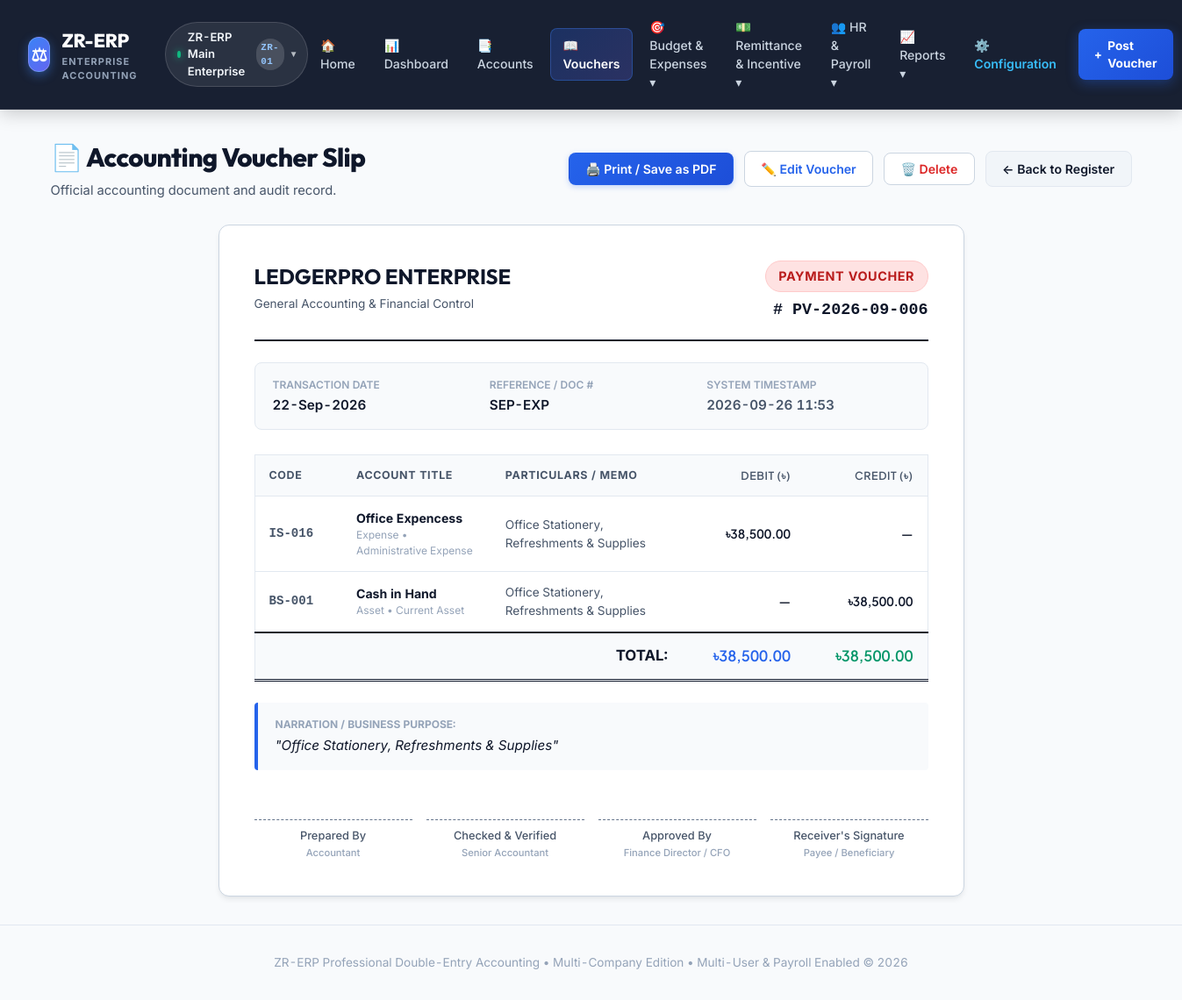
The app's page /vouchers/1251 with its own data.
### app.py (models this page shows, shortened)
class JournalEntry(db.Model):
    __tablename__ = 'journal_entry'
    id = db.Column(db.Integer, primary_key=True)
    voucher_no = db.Column(db.String(50), unique=True, nullable=False, index=True)
    voucher_type = db.Column(db.String(20), nullable=False) # Payment, Receipt, Journal, Contra
    date = db.Column(db.Date, nullable=False, default=date.today)
    reference = db.Column(db.String(100), nullable=True) # Cheque #, Inv #
    narration = db.Column(db.String(500), nullable=False)
    total_amount = db.Column(db.Float, default=0.00)
    attachment = db.Column(db.String(255), nullable=True) # Supporting document filename
    original_filename = db.Column(db.String(255), nullable=True) # Original uploaded filename
    created_at = db.Column(db.DateTime, default=datetime.utcnow)
    lines = db.relationship('TransactionLine', backref='journal_entry', cascade="all, delete-orphan", lazy=True)

class TransactionLine(db.Model):
    __tablename__ = 'transaction_line'
    id = db.Column(db.Integer, primary_key=True)
    journal_entry_id = db.Column(db.Integer, db.ForeignKey('journal_entry.id'), nullable=False)
    account_id = db.Column(db.Integer, db.ForeignKey('account.id'), nullable=False)
    debit = db.Column(db.Float, default=0.00)
    credit = db.Column(db.Float, default=0.00)
    particulars = db.Column(db.String(255), nullable=True)
    account = db.relationship('Account', backref=db.backref('transactions', lazy=True))

class Account(db.Model):
    __tablename__ = 'account'
    id = db.Column(db.Integer, primary_key=True)
    code = db.Column(db.String(20), unique=True, nullable=False) # e.g. 1010, 1030-01
    name = db.Column(db.String(100), unique=True, nullable=False)
    type = db.Column(db.String(50), nullable=False) # Asset, Liability, Equity, Revenue, Expense
    category = db.Column(db.String(50), nullable=False) # Current Asset, Non-Current Asset, etc.
    parent_id = db.Column(db.Integer, db.ForeignKey('account.id'), nullable=True) # Subledger link
    is_cash_or_bank = db.Column(db.Boolean, default=False)
    opening_balance = db.Column(db.Float, default=0.00)
    balance = db.Column(db.Float, default=0.00)
    parent = db.relationship('Account', remote_side=[id], backref=db.backref('subledgers', lazy=True, cascade='all, delete-orphan'))

### app.py (the view)
@app.route('/vouchers/<voucher_id>')
def view_voucher(voucher_id):
    if str(voucher_id).isdigit():
        voucher = JournalEntry.query.get(int(voucher_id))
    else:
        voucher = JournalEntry.query.filter_by(voucher_no=str(voucher_id)).first()
    if not voucher:
        flash(f'Voucher "{voucher_id}" not found in General Ledger.', 'warning')
        return redirect(url_for('voucher_list'))
    total_debit = sum(line.debit for line in voucher.lines)
    total_credit = sum(line.credit for line in voucher.lines)
    return render_template(
        'vouchers/view_voucher.html',
        voucher=voucher,
        total_debit=total_debit,
        total_credit=total_credit
    )

### app.py (called while the page is built, shortened)
@app.context_processor
def inject_globals():
    user = None
    active_cid = session.get('active_company_id', 1)
    active_company = CompanyManager.get_by_id(active_cid)
    if not active_company:
        active_company = CompanyManager.get_by_id(1)
        session['active_company_id'] = 1
    all_companies = CompanyManager.get_all()
    return {
        'now': datetime.utcnow(),
        'current_user': user,
        'currency': '৳',
        'num_to_words': num_to_words,
        'active_company': active_company,
        'all_companies': all_companies
    }

    def __getitem__(self, key):
        from flask import has_request_context, session
        if has_request_context():
            cid = session.get('active_company_id', 1)
            return CompanyManager.get_engine(cid, metadata=db.metadata)
        return self.default_engine

    def __contains__(self, key):
        return key is None

### company_manager.py (called while the page is built, shortened)
    @property
    def db_path(self):
        if os.path.isabs(self.db_file):
            return self.db_file
        return os.path.join(BASE_DIR, self.db_file)

    @classmethod
    def ensure_storage(cls):
        os.makedirs(COMPANIES_DIR, exist_ok=True)

    @classmethod
    def load_profiles(cls):
        cls.ensure_storage()
        try:
            with open(PROFILES_FILE, 'r', encoding='utf-8') as f:
                data = json.load(f)
                return [CompanyProfile(**item) for item in data]
        except Exception as e:
            print(f"Error loading company profiles: {e}")
            return [CompanyProfile(1, 'ZR-ERP Main Enterprise', 'ZR-01', 'accounting.db')]

    @classmethod
    def get_all(cls):
        return cls.load_profiles()

    @classmethod
    def get_by_id(cls, cid):
        profiles = cls.load_profiles()
        for p in profiles:
            if p.id == int(cid):
                return p
        return profiles[0] if profiles else None

    @classmethod
    def get_engine(cls, cid, metadata=None):
        return cls.get_engine_for_company(cid, metadata=metadata)

    @classmethod
    def get_engine_for_company(cls, cid, metadata=None):
        company = cls.get_by_id(cid)
        if not company:
            company = cls.get_by_id(1)
        db_path = company.db_path
        engine = cls._engines[cid]
        if metadata is not None:
            with engine.begin() as conn:
                metadata.create_all(conn)
        cls._ensure_schema_columns(engine)
        return engine

### templates/vouchers/view_voucher.html (shortened to what this page needs)
{% extends "base.html" %}
{% block content %}
<div class="page-header no-print">
    <div>
        <h1 class="page-title">📄 Accounting Voucher Slip</h1>
        <p class="page-description">Official accounting document and audit record.</p>
    </div>
    <div class="header-actions">
        <button onclick="window.print()" class="btn btn-primary">🖨️ Print / Save as PDF</button>
        <a href="{{ url_for('edit_voucher', voucher_id=voucher.id) }}" class="btn btn-outline" style="color: #2563eb;">✏️ Edit Voucher</a>
        <form method="POST" action="{{ url_for('delete_voucher', voucher_id=voucher.id) }}" onsubmit="return confirm('Are you sure you want to permanently delete voucher {{ voucher.voucher_no }}? This will reverse all ledger entries.');" style="display: inline;">
            <button type="submit" class="btn btn-outline" style="color: var(--danger);">🗑️ Delete</button>
        </form>
        <a href="{{ url_for('voucher_list') }}" class="btn btn-secondary">← Back to Register</a>
    </div>
</div>
<div class="voucher-slip">
    <div class="voucher-slip-header">
        <div>
            <h2 style="font-family: 'Outfit', sans-serif; font-size: 1.5rem; color: var(--primary); margin-bottom: 0.2rem;">
                LEDGERPRO ENTERPRISE
            </h2>
            <div style="font-size: 0.85rem; color: var(--text-secondary);">General Accounting & Financial Control</div>
        </div>
        <div style="text-align: right;">
            <div class="badge badge-{{ voucher.voucher_type|lower }}" style="font-size: 0.9rem; padding: 0.4rem 0.9rem; margin-bottom: 0.4rem;">
                {{ voucher.voucher_type.upper() }} VOUCHER
            </div>
            <div style="font-family: 'JetBrains Mono', monospace; font-size: 1.15rem; font-weight: 700; color: var(--primary);">
                # {{ voucher.voucher_no }}
            </div>
        </div>
    </div>
    <div style="display: grid; grid-template-columns: repeat(3, 1fr); gap: 1rem; margin-bottom: 1.75rem; background-color: #f8fafc; padding: 1rem 1.25rem; border-radius: var(--radius-sm); border: 1px solid var(--border);">
        <div>
            <div style="font-size: 0.75rem; color: var(--text-muted); text-transform: uppercase; font-weight: 600;">Transaction Date</div>
            <div style="font-weight: 600; font-size: 0.95rem; margin-top: 0.15rem;">{{ voucher.date.strftime('%d-%b-%Y') if voucher.date else '' }}</div>
        </div>
        <div>
            <div style="font-size: 0.75rem; color: var(--text-muted); text-transform: uppercase; font-weight: 600;">Reference / Doc #</div>
            <div style="font-weight: 600; font-size: 0.95rem; margin-top: 0.15rem;">{{ voucher.reference or 'N/A' }}</div>
        </div>
        <div>
            <div style="font-size: 0.75rem; color: var(--text-muted); text-transform: uppercase; font-weight: 600;">System Timestamp</div>
            <div style="font-weight: 600; font-size: 0.95rem; margin-top: 0.15rem; color: var(--text-secondary);">{{ voucher.created_at.strftime('%Y-%m-%d %H:%M') if voucher.created_at else '' }}</div>
        </div>
    </div>
    <div class="table-responsive" style="margin-bottom: 1.5rem;">
        <table class="table report-table">
            <thead>
                <tr>
                    <th style="width: 100px;">Code</th>
                    <th>Account Title</th>
                    <th>Particulars / Memo</th>
                    <th class="num-col" style="width: 140px;">Debit (৳)</th>
                    <th class="num-col" style="width: 140px;">Credit (৳)</th>
                </tr>
            </thead>
            <tbody>
                {% for line in voucher.lines %}
                <tr>
                    <td style="font-family: 'JetBrains Mono', monospace; font-weight: 600; color: var(--text-secondary);">
                        {{ line.account.code }}
                    </td>
                    <td>
                        <strong style="color: var(--text-primary);">{{ line.account.name }}</strong>
                        <div style="font-size: 0.75rem; color: var(--text-muted);">{{ line.account.type }} &bull; {{ line.account.category }}</div>
                    </td>
                    <td style="color: var(--text-secondary); font-size: 0.85rem;">
                        {{ line.particulars or '—' }}
                    </td>
                    <td class="num-col">
                        {% if line.debit > 0 %}
                            ৳{{ "{:,.2f}".format(line.debit) }}
                        {% else %}
                            —
                        {% endif %}
                    </td>
                    <td class="num-col">
                        {% if line.credit > 0 %}
                            ৳{{ "{:,.2f}".format(line.credit) }}
                        {% else %}
                            —
                        {% endif %}
                    </td>
                </tr>
                {% endfor %}
            </tbody>
            <tfoot>
                <tr class="report-total-row">
                    <td colspan="3" style="text-align: right; font-weight: 700; text-transform: uppercase;">Total:</td>
                    <td class="num-col" style="color: #2563eb;">৳{{ "{:,.2f}".format(total_debit) }}</td>
                    <td class="num-col" style="color: #059669;">৳{{ "{:,.2f}".format(total_credit) }}</td>
                </tr>
            </tfoot>
        </table>
    </div>
    <div style="background-color: #f8fafc; border-left: 4px solid var(--accent); padding: 1rem 1.25rem; border-radius: 4px; margin-bottom: 1.5rem;">
        <div style="font-size: 0.75rem; font-weight: 700; text-transform: uppercase; color: var(--text-muted); margin-bottom: 0.25rem;">
            Narration / Business Purpose:
        </div>
        <div style="font-size: 0.95rem; color: var(--text-primary); font-style: italic;">
            "{{ voucher.narration }}"
        </div>
    </div>
    <div class="voucher-signatures">
        <div class="signature-box">
            Prepared By<br>
            <span style="font-size: 0.7rem; color: var(--text-muted);">Accountant</span>
        </div>
        <div class="signature-box">
            Checked & Verified<br>
            <span style="font-size: 0.7rem; color: var(--text-muted);">Senior Accountant</span>
        </div>
        <div class="signature-box">
            Approved By<br>
            <span style="font-size: 0.7rem; color: var(--text-muted);">Finance Director / CFO</span>
        </div>
        {% if voucher.voucher_type == 'Payment' %}
        <div class="signature-box">
            Receiver's Signature<br>
            <span style="font-size: 0.7rem; color: var(--text-muted);">Payee / Beneficiary</span>
        </div>
        {% endif %}
    </div>
</div>
{% endblock %}

### records on screen
JournalEntry: voucher_type "PAYMENT", voucher_no "PV-2026-09-006", date "22-Sep-2026", reference "SEP-EXP", created_at "2026-09-26 11:53", narration "Office Stationery, Refreshments & Supplies"
TransactionLine: account.code "IS-016", account.name "Office Expencess", account.type "Expense", account.category "Administrative Expense", particulars "Office Stationery, Refreshments & Supplies", debit "38,500.00"
TransactionLine: account.code "BS-001", account.name "Cash in Hand", account.type "Asset", account.category "Current Asset", particulars "Office Stationery, Refreshments & Supplies", credit "38,500.00"

### other values on screen
{{ active_company.name }} "ZR-ERP Main Enterprise"
{{ active_company.code }} "ZR-01"
{{ "{:,.2f}".format(total_debit) }} "38,500.00"
{{ "{:,.2f}".format(total_credit) }} "38,500.00"
